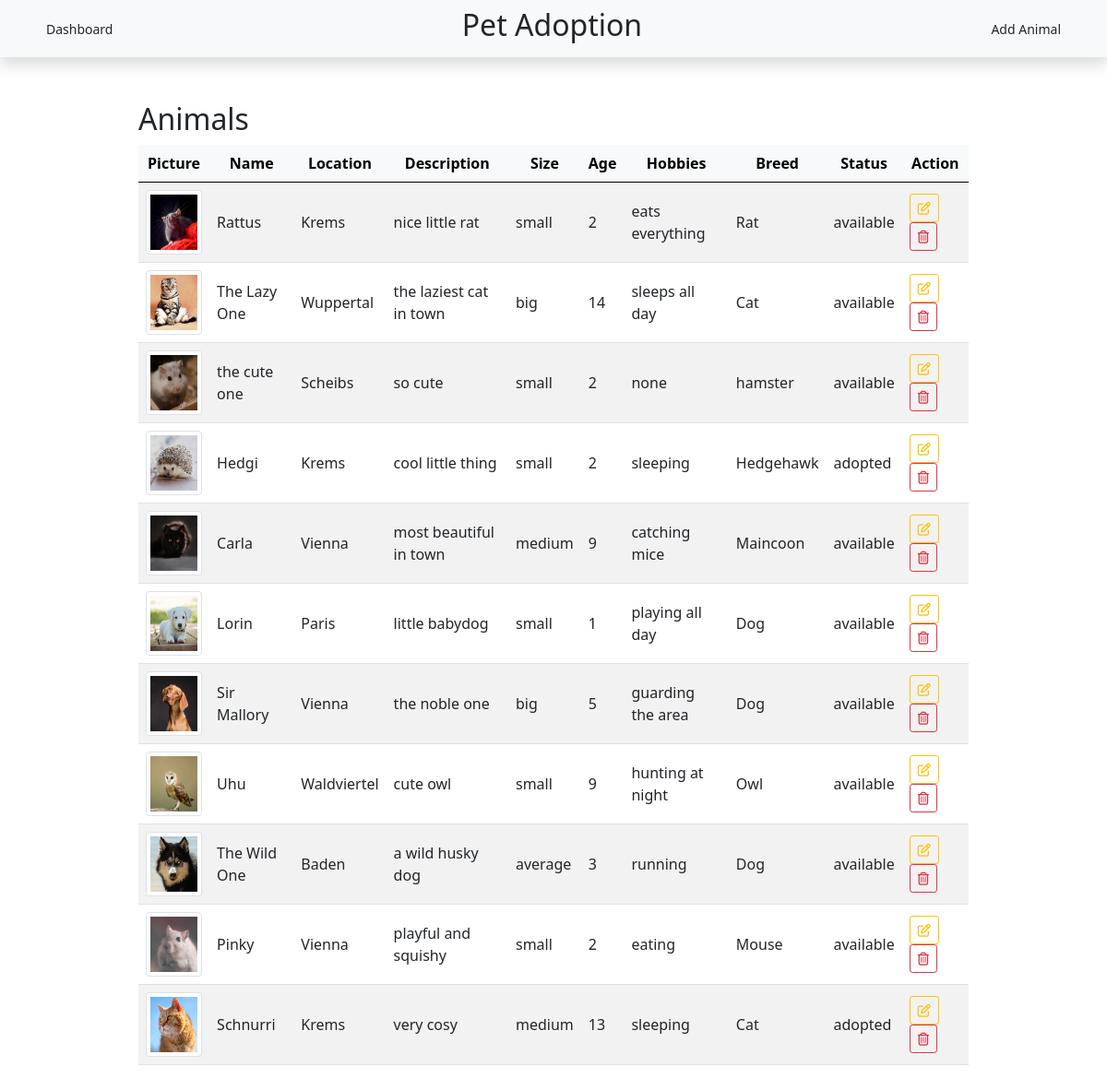
/animals/index.php (signed in), run on the app's committed database.
### tables this page shows
CREATE TABLE `animals` (
  `animal_id` int(11) NOT NULL,
  `name` varchar(50) NOT NULL,
  `picture` varchar(100) DEFAULT NULL,
  `location` varchar(100) NOT NULL,
  `description` varchar(250) NOT NULL,
  `size` varchar(50) NOT NULL,
  `age` varchar(50) NOT NULL,
  `hobbies` varchar(100) NOT NULL,
  `breed` varchar(50) NOT NULL,
  `status` varchar(50) NOT NULL
);

### animals/index.php (the view, shortened to what this page needs)
<?php
require_once '../components/db_connect.php';
$sql = "SELECT * FROM animals";
$result = mysqli_query($connect ,$sql);
$tbody='';
if(mysqli_num_rows($result)  > 0) {
    while($row = mysqli_fetch_array($result, MYSQLI_ASSOC)){
        $tbody .= "<tr>
            <td><img class='img-thumbnail' src='pictures/" .$row['picture']."'</td>
            <td>" .$row['name']."</td>
            <td>" .$row['location']."</td>
            <td>" .$row['description']."</td>
            <td>" .$row['size']."</td>
            <td>" .$row['age']."</td>
            <td>" .$row['hobbies']."</td>
            <td>" .$row['breed']."</td>
            <td>" .$row['status']."</td>
            <td>
                <a href='update.php?animal_id=" .$row['animal_id']."'><button class='btn btn-outline-warning btn-sm' type='button'><i class='far fa-edit'></i></button></a>
                <a href='delete.php?animal_id=" .$row['animal_id']."'><button class='btn btn-outline-danger btn-sm' type='button'><i class='far fa-trash-alt'></i></button></a>
            </td>
            </tr>";
    };
} else {
    $tbody =  "<tr><td colspan='5'><center>No Data Available </center></td></tr>";
}
?>
<!DOCTYPE html>
<html lang="en">
    <head>
        <?php require_once '../components/boot.php'?>
    </head>
    <body>
    <?php require_once '../components/animal_nav.php'?>
        <div class="manageProduct w-75 my-5">
            <p class='h2'>Animals</p>
            <table class='table table-striped'>
            <thead class='table-light'>
                <tr>
                    <th>Picture</th>
                    <th>Name</th>
                    <th>Location</th>
                    <th>Description</th>
                    <th>Size</th>
                    <th>Age</th>
                    <th>Hobbies</th>
                    <th>Breed</th>
                    <th>Status</th>
                    <th>Action</th>
                </tr>
            </thead>
            <tbody>
            <?=$tbody?>
            </tbody>
        </table>
        </div>
    </body>
</html>

### animals/index.php (style rules this page uses)
.manageProduct { margin: auto; }
.img-thumbnail { width: 70px !important; height: 70px !important; }
td { text-align: left; vertical-align: middle; }
tr { text-align: center; }

### data on the page
animals: picture (picture), name "Rattus", location "Krems", description "nice little rat", size "small", age "2", hobbies "eats everything", breed "Rat", status "available"
animals: picture (picture), name "The Lazy One", location "Wuppertal", description "the laziest cat in town", size "big", age "14", hobbies "sleeps all day", breed "Cat", status "available"
animals: picture (picture), name "the cute one", location "Scheibs", description "so cute", size "small", age "2", hobbies "none", breed "hamster", status "available"
animals: picture (picture), name "Hedgi", location "Krems", description "cool little thing", size "small", age "2", hobbies "sleeping", breed "Hedgehawk", status "adopted"
animals: picture (picture), name "Carla", location "Vienna", description "most beautiful in town", size "medium", age "9", hobbies "catching mice", breed "Maincoon", status "available"
animals: picture (picture), name "Lorin", location "Paris", description "little babydog", size "small", age "1", hobbies "playing all day", breed "Dog", status "available"
animals: picture (picture), name "Sir Mallory", location "Vienna", description "the noble one", size "big", age "5", hobbies "guarding the area", breed "Dog", status "available"
animals: picture (picture), name "Uhu", location "Waldviertel", description "cute owl", size "small", age "9", hobbies "hunting at night", breed "Owl", status "available"
animals: picture (picture), name "The Wild One", location "Baden", description "a wild husky dog", size "average", age "3", hobbies "running", breed "Dog", status "available"
animals: picture (picture), name "Pinky", location "Vienna", description "playful and squishy", size "small", age "2", hobbies "eating", breed "Mouse", status "available"
animals: picture (picture), name "Schnurri", location "Krems", description "very cosy", size "medium", age "13", hobbies "sleeping", breed "Cat", status "adopted"
